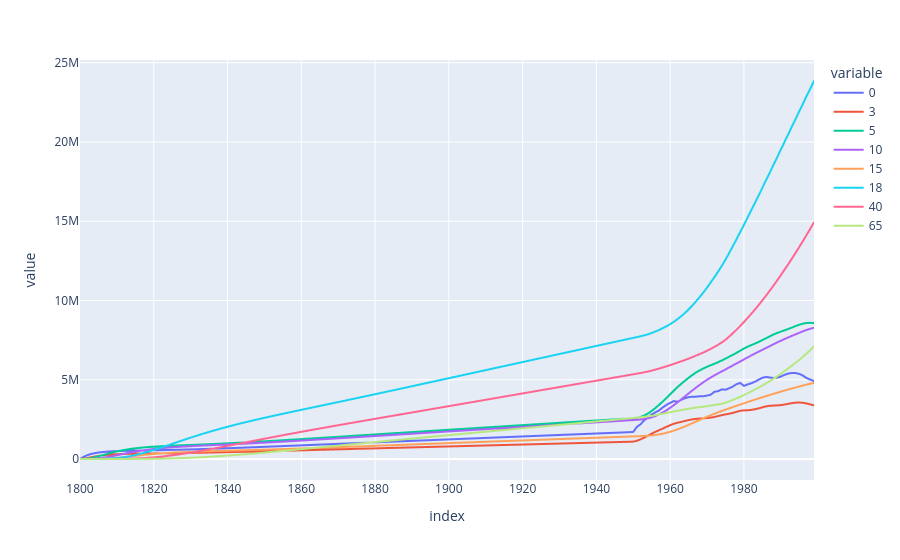

Notebook source saved alongside this figure:
### Code cell
results["compartments"].sumcats(compartment=age_strat.categories()).to_pandas_df().plot()

### Figure 1 — Plotly figure (JSON) as saved in the notebook; plotly's stock layout.template omitted (floating-point values rounded to 4 significant figures; data arrays with more than 128 entries replaced by an {"elided": "..."} marker saying what was removed)
{"data": [{"hovertemplate": "variable=0<br>index=%{x}<br>value=%{y}<extra></extra>", "legendgroup": "0", "line": {"color": "#636efa", "dash": "solid"}, "marker": {"symbol": "circle"}, "mode": "lines", "name": "0", "showlegend": true, "type": "scattergl", "x": {"elided": "200 float values"}, "xaxis": "x", "y": {"elided": "200 float values"}, "yaxis": "y"}, {"hovertemplate": "variable=3<br>index=%{x}<br>value=%{y}<extra></extra>", "legendgroup": "3", "line": {"color": "#EF553B", "dash": "solid"}, "marker": {"symbol": "circle"}, "mode": "lines", "name": "3", "showlegend": true, "type": "scattergl", "x": {"elided": "200 float values"}, "xaxis": "x", "y": {"elided": "200 float values"}, "yaxis": "y"}, {"hovertemplate": "variable=5<br>index=%{x}<br>value=%{y}<extra></extra>", "legendgroup": "5", "line": {"color": "#00cc96", "dash": "solid"}, "marker": {"symbol": "circle"}, "mode": "lines", "name": "5", "showlegend": true, "type": "scattergl", "x": {"elided": "200 float values"}, "xaxis": "x", "y": {"elided": "200 float values"}, "yaxis": "y"}, {"hovertemplate": "variable=10<br>index=%{x}<br>value=%{y}<extra></extra>", "legendgroup": "10", "line": {"color": "#ab63fa", "dash": "solid"}, "marker": {"symbol": "circle"}, "mode": "lines", "name": "10", "showlegend": true, "type": "scattergl", "x": {"elided": "200 float values"}, "xaxis": "x", "y": {"elided": "200 float values"}, "yaxis": "y"}, {"hovertemplate": "variable=15<br>index=%{x}<br>value=%{y}<extra></extra>", "legendgroup": "15", "line": {"color": "#FFA15A", "dash": "solid"}, "marker": {"symbol": "circle"}, "mode": "lines", "name": "15", "showlegend": true, "type": "scattergl", "x": {"elided": "200 float values"}, "xaxis": "x", "y": {"elided": "200 float values"}, "yaxis": "y"}, {"hovertemplate": "variable=18<br>index=%{x}<br>value=%{y}<extra></extra>", "legendgroup": "18", "line": {"color": "#19d3f3", "dash": "solid"}, "marker": {"symbol": "circle"}, "mode": "lines", "name": "18", "showlegend": true, "type": "scattergl", "x": {"elided": "200 float values"}, "xaxis": "x", "y": {"elided": "200 float values"}, "yaxis": "y"}, {"hovertemplate": "variable=40<br>index=%{x}<br>value=%{y}<extra></extra>", "legendgroup": "40", "line": {"color": "#FF6692", "dash": "solid"}, "marker": {"symbol": "circle"}, "mode": "lines", "name": "40", "showlegend": true, "type": "scattergl", "x": {"elided": "200 float values"}, "xaxis": "x", "y": {"elided": "200 float values"}, "yaxis": "y"}, {"hovertemplate": "variable=65<br>index=%{x}<br>value=%{y}<extra></extra>", "legendgroup": "65", "line": {"color": "#B6E880", "dash": "solid"}, "marker": {"symbol": "circle"}, "mode": "lines", "name": "65", "showlegend": true, "type": "scattergl", "x": {"elided": "200 float values"}, "xaxis": "x", "y": {"elided": "200 float values"}, "yaxis": "y"}], "layout": {"legend": {"title": {"text": "variable"}, "tracegroupgap": 0}, "margin": {"t": 60}, "xaxis": {"anchor": "y", "domain": [0, 1], "title": {"text": "index"}}, "yaxis": {"anchor": "x", "domain": [0, 1], "title": {"text": "value"}}}}
